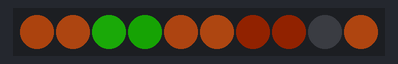
The sketch below on a simulated Arduino Uno, built with avr-gcc and run on an emulated ATmega328P. Shown: 10 RGB LEDs in strip order, left to right. Dim RGB values are drawn brighter than linear; random numbers use the default seed unless the sketch sets one.

Above: at 0.16 s.
At 14.05 s:
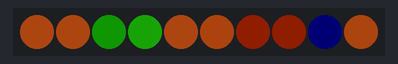
At 24.15 s:
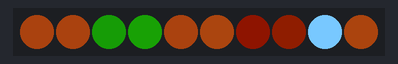
At 38.35 s:
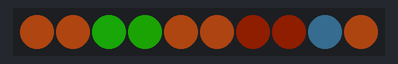

The sketch:

Hogsmith_Lights.ino
```cpp
#include <FastLED.h>

#define LED_TYPE     WS2812B
#define COLOR_ORDER  GRB

// Пины лент (пока используем только первую)
#define PIN_STRIP_0  0
// #define PIN_STRIP_1  5
// #define PIN_STRIP_2  6

// Размеры буферов под каждую ленту
constexpr uint16_t NUM_LEDS_0 = 10;
// constexpr uint16_t NUM_LEDS_1 = 16;
// constexpr uint16_t NUM_LEDS_2 = 16;

CRGB leds0[NUM_LEDS_0];
// CRGB leds1[NUM_LEDS_1];
// CRGB leds2[NUM_LEDS_2];

enum StripId : uint8_t {
  STRIP_0 = 0,
  STRIP_1 = 1,
  STRIP_2 = 2
};

enum EffectType : uint8_t {
  EFF_WARM_STATIC,
  EFF_FIREPLACE,
  EFF_LAB_SPARKS,
  EFF_POTION_SWAMP // Болотное свечение котла / лаборатории зельеварения
};

struct StripDescriptor {
  CRGB* leds;
  uint16_t count;
  bool enabled;
};

struct Zone {
  StripId strip;
  uint16_t start;
  uint16_t count;
  EffectType effect;
  bool enabled;
};

// Таблица подключённых лент
StripDescriptor strips[] = {
  { leds0, NUM_LEDS_0, true  },
  // { leds1, NUM_LEDS_1, false },
  // { leds2, NUM_LEDS_2, false },
};
constexpr size_t NUM_STRIPS = sizeof(strips) / sizeof(strips[0]);

// Таблица участков — при добавлении ленты просто указываем нужный StripId
Zone zones[] = {
  { STRIP_0, 0, 2, EFF_WARM_STATIC,  true }, // 1-й этаж «Трёх мётел»
  { STRIP_0, 2, 2, EFF_POTION_SWAMP, true },
  { STRIP_0, 4, 2, EFF_WARM_STATIC,  true }, // 2-й этаж «Трёх мётел»
  { STRIP_0, 6, 2, EFF_FIREPLACE,    true }, // Камин
  { STRIP_0, 8, 1, EFF_LAB_SPARKS,   true }, // Вспышки в лаборатории
  { STRIP_0, 9, 1, EFF_WARM_STATIC,  true }, // Прочие фонари/окна

  // Заготовки под будущие ленты (пока выключены):
  // { STRIP_1, 0, 4, EFF_WARM_STATIC, false },
  // { STRIP_1, 4, 2, EFF_FIREPLACE,   false },
};
constexpr size_t NUM_ZONES = sizeof(zones) / sizeof(zones[0]);

void renderZone(const Zone& z, uint32_t ms) {
  if (!z.enabled || z.strip >= NUM_STRIPS) return;

  const StripDescriptor& s = strips[z.strip];
  if (!s.enabled || s.leds == nullptr) return;
  if (z.start >= s.count || z.count == 0) return;

  // Защита от выхода за пределы буфера ленты
  uint16_t safeCount = z.count;
  if (z.start + safeCount > s.count) {
    safeCount = s.count - z.start;
  }

  CRGB* slice = s.leds + z.start;

  switch (z.effect) {
    case EFF_WARM_STATIC: {
      // Мягкий тёплый свет вокруг базового CRGB(50, 40, 10) с лёгким живым колебанием
      for (uint16_t i = 0; i < safeCount; i++) {
        uint8_t n = inoise8(ms * 4 + i * 29 + z.start * 13 + z.strip * 97);
        // Лёгкое колебание масштаба в пределах ~85..100% от заданного цвета
        uint8_t warmScale = map(n, 0, 255, 100, 150);
        slice[i] = CRGB(100, 40, 10);
        slice[i].nscale8(warmScale);
      }
      break;
    }
    case EFF_FIREPLACE: {
      for (uint16_t i = 0; i < safeCount; i++) {
        uint8_t n = inoise8(ms * 20 + i * 53 + z.start * 17 + z.strip * 97);
        uint8_t greenVal = 25 + scale8(n, 45);
        uint8_t scale = map(n, 0, 255, 10, 20);
        slice[i] = CRGB(255, greenVal, 0);
        slice[i].nscale8(scale);
      }
      break;
    }

    case EFF_LAB_SPARKS: {
      uint8_t r = random8();
      if (r < 12) {
        fill_solid(slice, safeCount, CRGB(120, 200, 255));
      } else {
        fadeToBlackBy(slice, safeCount, 60);
      }
      break;
    }

    case EFF_POTION_SWAMP: {
      // Очень медленное мерцание зелья: ленивый дрейф оттенка + плавное колебание яркости
      uint32_t slowTime = ms >> 2; // В 4 раза реже меняется аргумент шума, без переполнения ms * N
      for (uint16_t i = 0; i < safeCount; i++) {
        uint32_t phase = i * 73 + z.start * 29 + z.strip * 97 + 411;

        // Ещё более ленивый дрейф оттенка
        uint8_t colorNoise = inoise8((slowTime >> 1) + phase);
        // Медленное мерцание яркости (~в 3–4 раза медленнее предыдущего варианта)
        uint8_t flickerNoise = inoise8(slowTime + phase + 1907);

        // Болотно-зелёная палитра без «кислоты»
        uint8_t redVal   = 12 + scale8(colorNoise, 33);
        uint8_t greenVal = 110 + scale8(colorNoise, 130);
        uint8_t blueVal  = scale8(colorNoise, 18);

        // Плавное медленное колебание яркости
        uint8_t swampScale = map(flickerNoise, 0, 255, 20, 85);

        slice[i] = CRGB(redVal, greenVal, blueVal);
        slice[i].nscale8(swampScale);
      }
      break;
    }
  }
}

void setup() {
  FastLED.addLeds<LED_TYPE, PIN_STRIP_0, COLOR_ORDER>(leds0, NUM_LEDS_0);
  // FastLED.addLeds<LED_TYPE, PIN_STRIP_1, COLOR_ORDER>(leds1, NUM_LEDS_1);
  // FastLED.addLeds<LED_TYPE, PIN_STRIP_2, COLOR_ORDER>(leds2, NUM_LEDS_2);

  FastLED.setBrightness(255);
}

void loop() {
  uint32_t ms = millis();

  for (size_t i = 0; i < NUM_ZONES; i++) {
    renderZone(zones[i], ms);
  }

  FastLED.show();
  delay(25);
}
```
